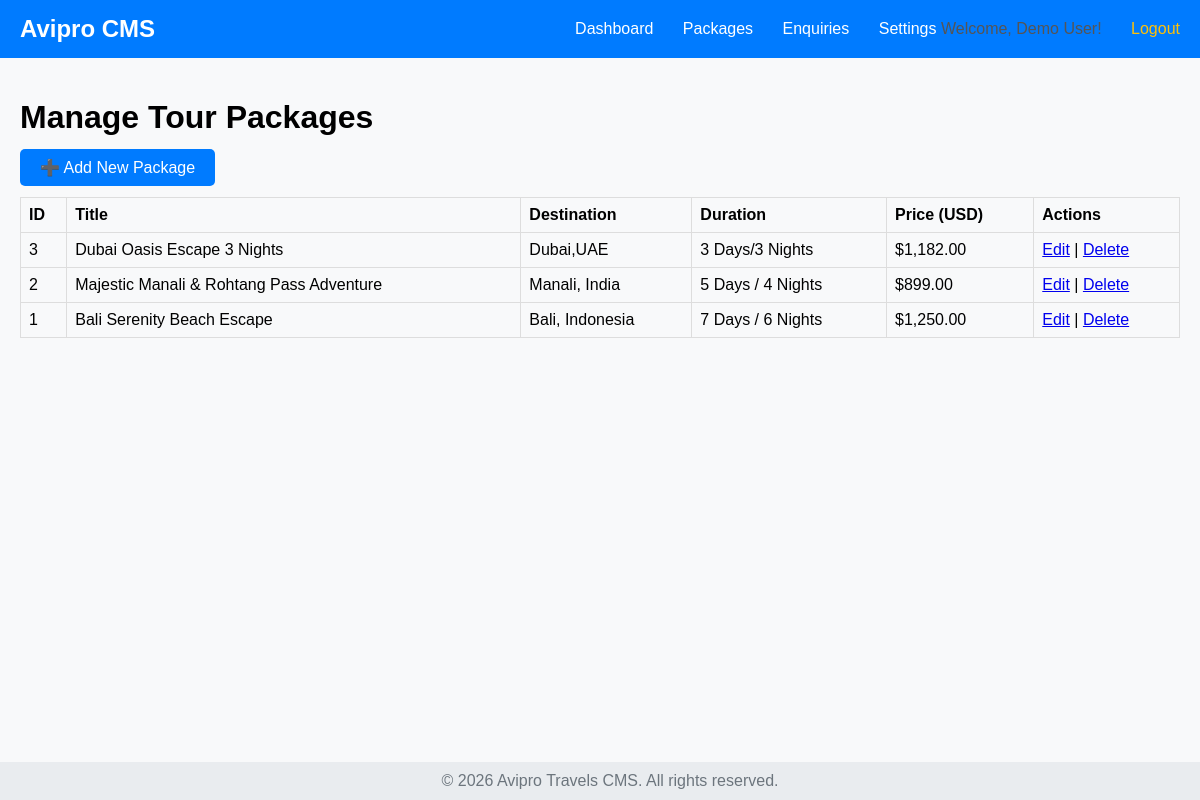
Screenshot of /avipro-travels/admin/manage_packages.php (signed in) with the database file from the repository.
### tables this page shows
CREATE TABLE `packages` (
  `id` int NOT NULL,
  `title` varchar(255) NOT NULL,
  `destination` varchar(100) DEFAULT NULL,
  `duration` varchar(50) DEFAULT NULL,
  `price` decimal(10,2) NOT NULL,
  `description` text,
  `highlights` text,
  `inclusion` text,
  `exclusion` text,
  `created_at` datetime DEFAULT CURRENT_TIMESTAMP
);

### avipro-travels/admin/manage_packages.php (the view, shortened to what this page needs)
<?php
require_once('../config/db.php');
$packages = [];
try {
    $sql = "SELECT id, title, destination, price, duration, created_at FROM packages ORDER BY created_at DESC";
    $stmt = $pdo->query($sql);
    $packages = $stmt->fetchAll();
} catch (PDOException $e) {
    $error = "Database Error: " . $e->getMessage();
}
?>
<!DOCTYPE html>
<html lang="en">
<head>
</head>
<body>
    <?php include('includes/admin_header.php'); ?>
    <h1>Manage Tour Packages</h1>
    <div style="margin-bottom: 20px;">
        <a href="add_package.php" style="padding: 10px 20px; background-color: #007bff; color: white; text-decoration: none; border-radius: 5px;">
            ➕ Add New Package
        </a>
    </div>
    <?php if (empty($packages)): ?>
        <p>No travel packages have been added yet.</p>
    <?php else: ?>
        <table border="1" cellpadding="10" width="100%">
            <thead>
                <tr>
                    <th>ID</th>
                    <th>Title</th>
                    <th>Destination</th>
                    <th>Duration</th>
                    <th>Price (USD)</th>
                    <th>Actions</th>
                </tr>
            </thead>
            <tbody>
                <?php foreach ($packages as $pkg): ?>
                <tr>
                    <td><?php echo htmlspecialchars($pkg['id']); ?></td>
                    <td><?php echo htmlspecialchars($pkg['title']); ?></td>
                    <td><?php echo htmlspecialchars($pkg['destination']); ?></td>
                    <td><?php echo htmlspecialchars($pkg['duration']); ?></td>
                    <td>$<?php echo htmlspecialchars(number_format($pkg['price'], 2)); ?></td>
                    <td>
                        <a href="edit_package.php?id=<?php echo $pkg['id']; ?>">Edit</a> |
                        <a href="delete_package.php?id=<?php echo $pkg['id']; ?>"
                           onclick="return confirm('Are you sure you want to delete this package and all associated images?');">Delete</a>
                    </td>
                </tr>
                <?php endforeach; ?>
            </tbody>
        </table>
    <?php endif; ?>
    <?php include('includes/admin_footer.php'); ?>
</body>
</html>

### avipro-travels/admin/includes/admin_header.php (shortened to what this page needs)
<?php
$admin_name = $_SESSION['full_name'] ?? $_SESSION['username'] ?? 'Admin';
?>
<!DOCTYPE html>
<html lang="en">
<head>
</head>
<body>
    <div class="admin-header">
        <h2>Avipro CMS</h2>
        <nav class="nav-links">
            <a href="dashboard.php">Dashboard</a>
            <a href="manage_packages.php">Packages</a>
            <a href="view_enquiries.php">Enquiries</a>
            <a href="site_settings.php">Settings</a>
            <span class="welcome">Welcome, <?php echo htmlspecialchars($admin_name); ?>!</span>
            <a href="logout.php" style="color: #ffc107;">Logout</a>
        </nav>
    </div>
    <main>

### avipro-travels/admin/includes/admin_footer.php
    </main>
    <footer style="text-align: center; padding: 10px; background-color: #e9ecef; color: #6c757d; position: fixed; bottom: 0; width: 100%;">
        &copy; <?php echo date('Y'); ?> Avipro Travels CMS. All rights reserved.
    </footer>
</body>
</html>

### avipro-travels/admin/includes/admin_header.php (style rules this page uses)
body { font-family: Arial, sans-serif; background-color: #f8f9fa; margin: 0; padding: 0; }
.admin-header { background-color: #007bff; color: white; padding: 15px 20px; display: flex; justify-content: space-between; align-items: center; }
.admin-header h2 { margin: 0; font-size: 1.5em; }
.nav-links a { color: white; text-decoration: none; margin-left: 25px; padding: 5px 0; border-bottom: 2px solid transparent; }
main { padding: 20px; }
.welcome { color: #555; }
table { border-collapse: collapse; }
th, td { border: 1px solid #ddd; padding: 8px; text-align: left; }

### rows the page displays
packages: id "3", title "Dubai Oasis Escape 3 Nights", destination "Dubai,UAE", duration "3 Days/3 Nights", price "1,182.00"
packages: id "2", title "Majestic Manali & Rohtang Pass Adventure", destination "Manali, India", duration "5 Days / 4 Nights", price "899.00"
packages: id "1", title "Bali Serenity Beach Escape", destination "Bali, Indonesia", duration "7 Days / 6 Nights", price "1,250.00"
